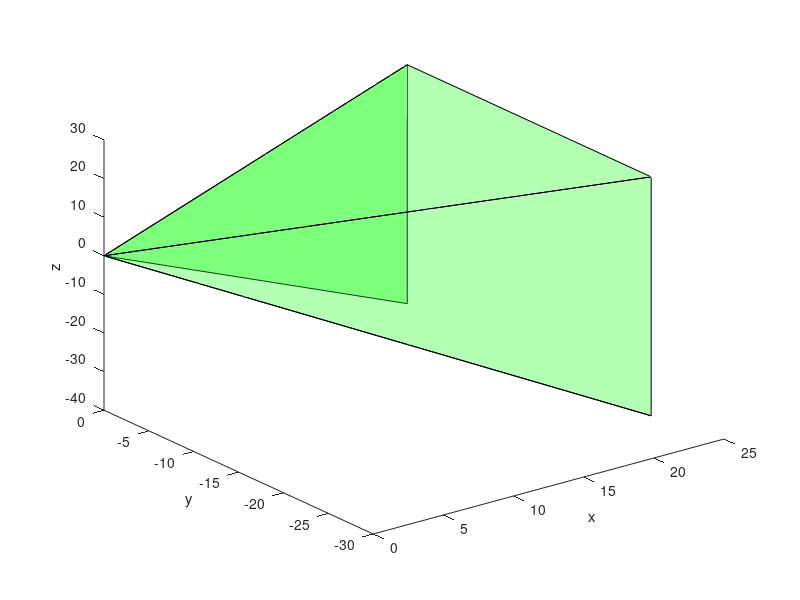

This figure's MATLAB source:
r = 40;
azimuth_high = 5;
azimuth_low = 0;
elevation_high = -1;
elevation_low = -5.5;

[vertices.x1,vertices.y1,vertices.z1] = sph2cart(azimuth_low, elevation_high, r);
[vertices.x2,vertices.y2,vertices.z2] = sph2cart(azimuth_low, elevation_low, r);
[vertices.x3,vertices.y3,vertices.z3] = sph2cart(azimuth_high, elevation_low, r);
[vertices.x4,vertices.y4,vertices.z4] = sph2cart(azimuth_high, elevation_high, r);

vertices.x_zero = 0;
vertices.y_zero = 0;
vertices.z_zero = 0;

x1 = [vertices.x_zero vertices.x1 vertices.x1];
y1 = [vertices.y_zero vertices.y1 vertices.y2];
z1 = [vertices.z_zero vertices.z1 vertices.z2];

x2 = [vertices.x_zero vertices.x1 vertices.x1];
y2 = [vertices.y_zero vertices.y2 vertices.y3];
z2 = [vertices.z_zero vertices.z2 vertices.z2];

x3 = [vertices.x_zero vertices.x1 vertices.x1];
y3 = [vertices.y_zero vertices.y3 vertices.y3];
z3 = [vertices.z_zero vertices.z3 vertices.z4];

x4 = [vertices.x_zero vertices.x1 vertices.x1];
y4 = [vertices.y_zero vertices.y3 vertices.y1];
z4 = [vertices.z_zero vertices.z4 vertices.z4];

patch(x1,y1,z1,'g', 'FaceAlpha', .3);
patch(x2,y2,z2,'g', 'FaceAlpha', .3);
patch(x3,y3,z3,'g', 'FaceAlpha', .3);
patch(x4,y4,z4,'g', 'FaceAlpha', .3);
view(3)

xlabel('x');
ylabel('y');
zlabel('z');

